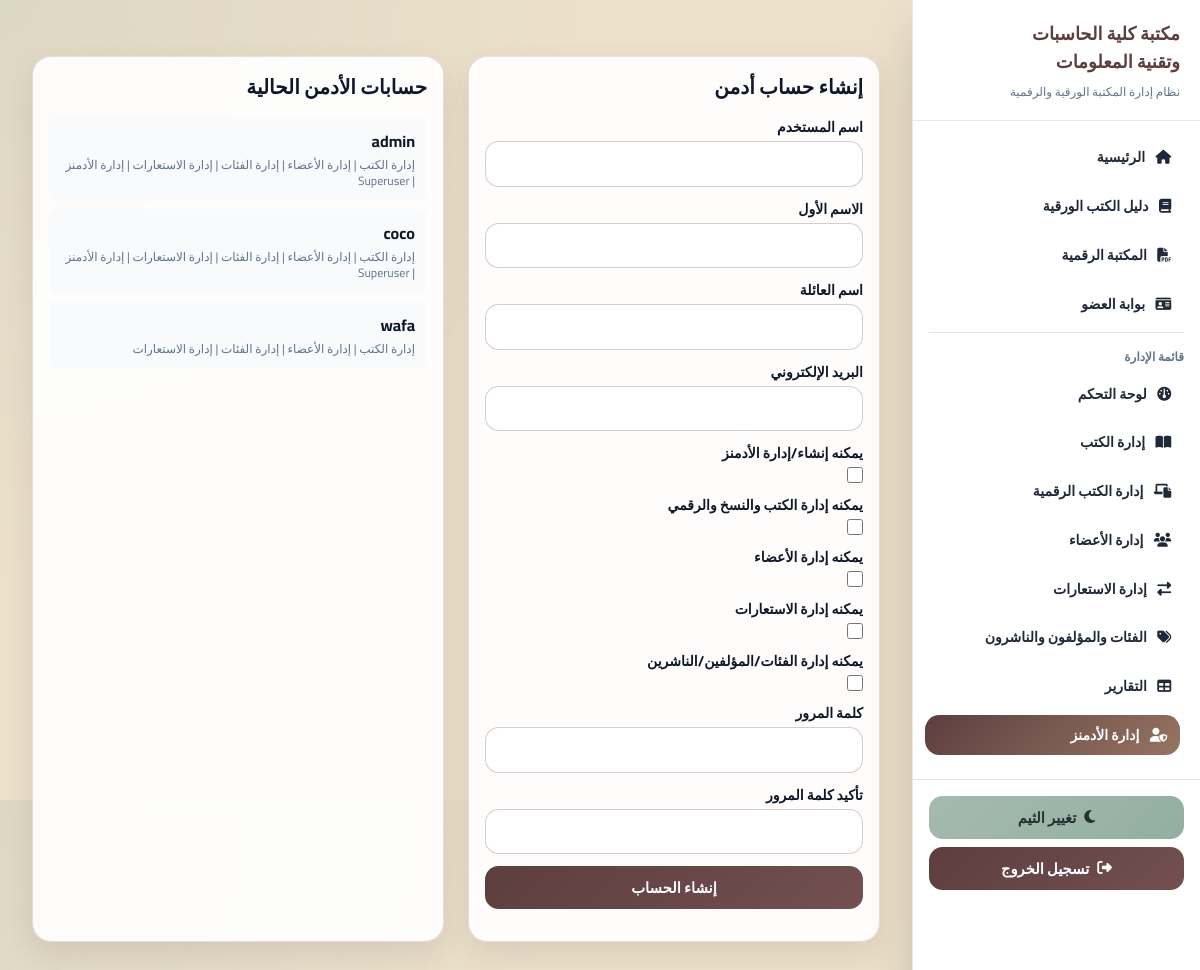
Page /dashboard/admins/ (signed in) on the committed database.
### accounts/models.py (models this page shows, shortened)
class User(AbstractUser):
    is_admin = models.BooleanField(default=False)
    can_manage_admins = models.BooleanField(default=False)
    can_manage_books = models.BooleanField(default=False)
    can_manage_members = models.BooleanField(default=False)
    can_manage_circulation = models.BooleanField(default=False)
    can_manage_categories = models.BooleanField(default=False)

### dashboard/views.py (the view)
# urls.py: path("admins/", views.dashboard_admin_users, name="dashboard_admin_users"),
@admin_capability_required("can_manage_admins")
def dashboard_admin_users(request):
    if request.method == "POST":
        form = AdminUserCreationForm(request.POST)
        if form.is_valid():
            new_admin = form.save()
            messages.success(request, f"تم إنشاء حساب الأدمن: {new_admin.username}")
            return redirect("dashboard_admin_users")
    else:
        form = AdminUserCreationForm()
    admins = User.objects.filter(is_staff=True).order_by("username")
    return render(
        request,
        "dashboard/admin_users.html",
        {
            "form": form,
            "admins": admins,
        },
    )

### accounts/services.py (called while the page is built)
def is_library_admin(user):
    return user.is_authenticated and (
        user.is_superuser or user.is_staff or getattr(user, "is_admin", False)
    )

def has_admin_capability(user, capability):
    if user.is_superuser:
        return True
    return bool(getattr(user, capability, False))

def admin_capability_required(capability):
    def decorator(view_func):
        @login_required(login_url="login")
        @wraps(view_func)
        def _wrapped(request, *args, **kwargs):
            if not is_library_admin(request.user):
                raise PermissionDenied("Admin access required.")
            if not has_admin_capability(request.user, capability):
                raise PermissionDenied("You do not have permission to access this page.")
            return view_func(request, *args, **kwargs)
        return _wrapped
    return decorator

### templates/dashboard/admin_users.html (shortened to what this page needs)
﻿{% extends "base.html" %}
{% block content %}
<section class="grid grid-cols-1 lg:grid-cols-2 gap-6">
    <article class="card">
        <h1 class="text-xl font-black mb-4">إنشاء حساب أدمن</h1>
        <form method="post" class="space-y-3">
            {% for field in form %}
                <div>
                    <label for="{{ field.id_for_label }}" class="block text-sm font-bold mb-1">{{ field.label }}</label>
                    {{ field }}
                </div>
            {% endfor %}
            <button type="submit" class="btn-primary w-full">إنشاء الحساب</button>
        </form>
    </article>
    <article class="card">
        <h2 class="text-xl font-black mb-4">حسابات الأدمن الحالية</h2>
        <div class="space-y-2 max-h-[520px] overflow-y-auto">
            {% for admin_user in admins %}
                <div class="p-3 rounded-lg bg-slate-50 dark:bg-slate-800">
                    <div class="font-bold">{{ admin_user.username }}</div>
                    <div class="text-xs text-slate-500 mt-1">
                        {% if admin_user.can_manage_books %}إدارة الكتب {% endif %}
                        {% if admin_user.can_manage_members %}| إدارة الأعضاء {% endif %}
                        {% if admin_user.can_manage_categories %}| إدارة الفئات {% endif %}
                        {% if admin_user.can_manage_circulation %}| إدارة الاستعارات {% endif %}
                        {% if admin_user.can_manage_admins %}| إدارة الأدمنز {% endif %}
                        {% if admin_user.is_superuser %}| Superuser{% endif %}
                    </div>
                </div>
            {% empty %}
                <p class="text-slate-500 text-sm">لا توجد حسابات أدمن.</p>
            {% endfor %}
        </div>
    </article>
</section>
{% endblock %}

### libraryms/static/css/styles.css (style rules this page uses)
body { font-family: 'Cairo', sans-serif; background: radial-gradient(circle at top left, rgba(166, 186, 174, 0.22), transparent 40%), var(--c3); }
.card { background: rgba(255, 255, 255, 0.92); border: 1px solid rgba(93, 62, 63, 0.16); border-radius: 1.2rem; box-shadow: 0 12px 28px rgba(93, 62, 63, 0.12); padding: 1rem; backdrop-filter: blur(6px); }
.input-field { width: 100%; border: 1px solid rgba(93, 62, 63, 0.25); border-radius: 0.85rem; padding: 0.65rem 0.8rem; background: #ffffff; color: #111827; font-size: 0.95rem; }
.btn-primary, .btn-secondary { border: 0; border-radius: 0.85rem; padding: 0.65rem 1rem; font-size: 0.92rem; font-weight: 800; cursor: pointer; display: inline-flex; align-items: center; justify-content: center; text-decoration: none; transition: transform 0.2s ease, filter 0.2s ease; }
.btn-primary { background: linear-gradient(135deg, var(--c1) 0%, #734f50 100%); color: #ffffff; }

### rows in the picture
User: username "admin", can_manage_books "إدارة الكتب", can_manage_members "| إدارة الأعضاء", can_manage_categories "| إدارة الفئات", can_manage_circulation "| إدارة الاستعارات", can_manage_admins "| إدارة الأدمنز", is_superuser "| Superuser"
User: username "coco", can_manage_books "إدارة الكتب", can_manage_members "| إدارة الأعضاء", can_manage_categories "| إدارة الفئات", can_manage_circulation "| إدارة الاستعارات", can_manage_admins "| إدارة الأدمنز", is_superuser "| Superuser"
User: username "wafa", can_manage_books "إدارة الكتب", can_manage_members "| إدارة الأعضاء", can_manage_categories "| إدارة الفئات", can_manage_circulation "| إدارة الاستعارات"

### other values in the picture
{{ field.label }} "اسم المستخدم" "الاسم الأول" "اسم العائلة" "البريد الإلكتروني" "يمكنه إنشاء/إدارة الأدمنز" "يمكنه إدارة الكتب والنسخ والرقمي" "يمكنه إدارة الأعضاء" "يمكنه إدارة الاستعارات" "يمكنه إدارة الفئات/المؤلفين/الناشرين" "كلمة المرور" "تأكيد كلمة المرور"
